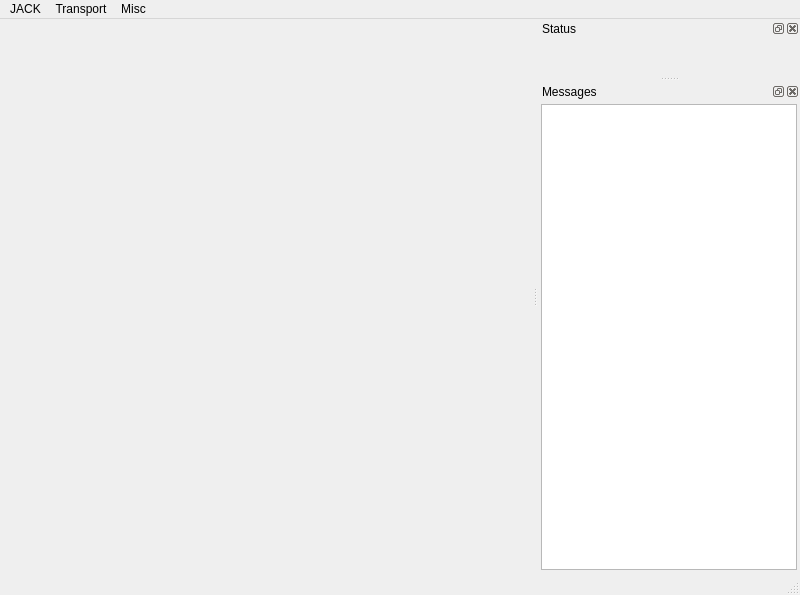
<?xml version="1.0" encoding="UTF-8"?>
<ui version="4.0">
 <class>MainWindow</class>
 <widget class="QMainWindow" name="MainWindow">
  <property name="geometry">
   <rect>
    <x>0</x>
    <y>0</y>
    <width>800</width>
    <height>595</height>
   </rect>
  </property>
  <property name="minimumSize">
   <size>
    <width>600</width>
    <height>400</height>
   </size>
  </property>
  <property name="windowTitle">
   <string>JACK Control</string>
  </property>
  <property name="windowIcon">
   <iconset resource="qjackctl.qrc">
    <normaloff>:/images/qjackctl2.png</normaloff>:/images/qjackctl2.png</iconset>
  </property>
  <widget class="QWidget" name="centralwidget">
   <layout class="QHBoxLayout" name="horizontalLayout">
    <property name="spacing">
     <number>3</number>
    </property>
    <property name="leftMargin">
     <number>3</number>
    </property>
    <property name="topMargin">
     <number>3</number>
    </property>
    <property name="rightMargin">
     <number>3</number>
    </property>
    <property name="bottomMargin">
     <number>3</number>
    </property>
    <item>
     <widget class="ConnectionsWidget" name="connectionsWidget" native="true"/>
    </item>
   </layout>
  </widget>
  <widget class="QStatusBar" name="statusbar"/>
  <widget class="QMenuBar" name="menubar">
   <property name="geometry">
    <rect>
     <x>0</x>
     <y>0</y>
     <width>800</width>
     <height>25</height>
    </rect>
   </property>
   <widget class="QMenu" name="menuMisc">
    <property name="title">
     <string>Misc</string>
    </property>
    <addaction name="actionAbout"/>
   </widget>
   <widget class="QMenu" name="menuTransport">
    <property name="title">
     <string>Transport</string>
    </property>
    <addaction name="actionTransportRewind"/>
    <addaction name="actionTransportBackward"/>
    <addaction name="actionTransportStart"/>
    <addaction name="actionTransportStop"/>
    <addaction name="actionTransportForward"/>
   </widget>
   <widget class="QMenu" name="menuJACK">
    <property name="title">
     <string>JACK</string>
    </property>
    <addaction name="actionStartJackServer"/>
    <addaction name="actionStopJackServer"/>
   </widget>
   <addaction name="menuJACK"/>
   <addaction name="menuTransport"/>
   <addaction name="menuMisc"/>
  </widget>
  <widget class="QDockWidget" name="dockWidgetStatus">
   <property name="windowIcon">
    <iconset resource="qjackctl.qrc">
     <normaloff>:/images/network-server.svg</normaloff>:/images/network-server.svg</iconset>
   </property>
   <property name="windowTitle">
    <string>Status</string>
   </property>
   <attribute name="dockWidgetArea">
    <number>2</number>
   </attribute>
   <widget class="QWidget" name="dockWidgetContents">
    <layout class="QVBoxLayout" name="verticalLayout_3">
     <property name="spacing">
      <number>3</number>
     </property>
     <property name="leftMargin">
      <number>3</number>
     </property>
     <property name="topMargin">
      <number>3</number>
     </property>
     <property name="rightMargin">
      <number>3</number>
     </property>
     <property name="bottomMargin">
      <number>3</number>
     </property>
     <item>
      <widget class="StatusWidget" name="statusWidget" native="true">
       <property name="minimumSize">
        <size>
         <width>0</width>
         <height>0</height>
        </size>
       </property>
       <property name="maximumSize">
        <size>
         <width>16777215</width>
         <height>16777215</height>
        </size>
       </property>
      </widget>
     </item>
    </layout>
   </widget>
  </widget>
  <widget class="QDockWidget" name="dockWidget_2">
   <property name="windowIcon">
    <iconset resource="qjackctl.qrc">
     <normaloff>:/images/messages1.png</normaloff>:/images/messages1.png</iconset>
   </property>
   <property name="windowTitle">
    <string>Messages</string>
   </property>
   <attribute name="dockWidgetArea">
    <number>2</number>
   </attribute>
   <widget class="QWidget" name="dockWidgetContents_3">
    <layout class="QVBoxLayout" name="verticalLayout">
     <property name="spacing">
      <number>3</number>
     </property>
     <property name="leftMargin">
      <number>3</number>
     </property>
     <property name="topMargin">
      <number>3</number>
     </property>
     <property name="rightMargin">
      <number>3</number>
     </property>
     <property name="bottomMargin">
      <number>3</number>
     </property>
     <item>
      <widget class="QTextEdit" name="messagesTextEdit">
       <property name="font">
        <font>
         <family>Ubuntu Mono</family>
        </font>
       </property>
       <property name="readOnly">
        <bool>true</bool>
       </property>
      </widget>
     </item>
    </layout>
   </widget>
  </widget>
  <action name="actionAbout">
   <property name="text">
    <string>About</string>
   </property>
  </action>
  <action name="actionTransportStart">
   <property name="checkable">
    <bool>true</bool>
   </property>
   <property name="icon">
    <iconset resource="qjackctl.qrc">
     <normaloff>:/images/play1.png</normaloff>:/images/play1.png</iconset>
   </property>
   <property name="text">
    <string>Transport Start</string>
   </property>
   <property name="toolTip">
    <string>Transport Start</string>
   </property>
   <property name="statusTip">
    <string>Transport Start</string>
   </property>
   <property name="whatsThis">
    <string>Transport Start</string>
   </property>
  </action>
  <action name="actionTransportStop">
   <property name="checkable">
    <bool>true</bool>
   </property>
   <property name="icon">
    <iconset resource="qjackctl.qrc">
     <normaloff>:/images/pause1.png</normaloff>:/images/pause1.png</iconset>
   </property>
   <property name="text">
    <string>Transport Stop</string>
   </property>
   <property name="toolTip">
    <string>Transport Stop</string>
   </property>
   <property name="statusTip">
    <string>Transport Stop</string>
   </property>
   <property name="whatsThis">
    <string>Transport Stop</string>
   </property>
  </action>
  <action name="actionTransportBackward">
   <property name="checkable">
    <bool>true</bool>
   </property>
   <property name="enabled">
    <bool>false</bool>
   </property>
   <property name="icon">
    <iconset resource="qjackctl.qrc">
     <normaloff>:/images/backward1.png</normaloff>:/images/backward1.png</iconset>
   </property>
   <property name="text">
    <string>Transport Backward</string>
   </property>
   <property name="toolTip">
    <string>Transport Backward</string>
   </property>
   <property name="statusTip">
    <string>Transport Backward</string>
   </property>
   <property name="whatsThis">
    <string>Transport Backward</string>
   </property>
  </action>
  <action name="actionTransportForward">
   <property name="checkable">
    <bool>true</bool>
   </property>
   <property name="enabled">
    <bool>false</bool>
   </property>
   <property name="icon">
    <iconset resource="qjackctl.qrc">
     <normaloff>:/images/forward1.png</normaloff>:/images/forward1.png</iconset>
   </property>
   <property name="text">
    <string>Transport Forward</string>
   </property>
   <property name="toolTip">
    <string>Transport Forward</string>
   </property>
   <property name="statusTip">
    <string>Transport Forward</string>
   </property>
   <property name="whatsThis">
    <string>Transport Forward</string>
   </property>
  </action>
  <action name="actionTransportRewind">
   <property name="checkable">
    <bool>true</bool>
   </property>
   <property name="enabled">
    <bool>false</bool>
   </property>
   <property name="icon">
    <iconset resource="qjackctl.qrc">
     <normaloff>:/images/rewind1.png</normaloff>:/images/rewind1.png</iconset>
   </property>
   <property name="text">
    <string>Transport Rewind</string>
   </property>
   <property name="toolTip">
    <string>Transport Rewind</string>
   </property>
   <property name="statusTip">
    <string>Transport Rewind</string>
   </property>
   <property name="whatsThis">
    <string>Transport Rewind</string>
   </property>
  </action>
  <action name="actionStartJackServer">
   <property name="icon">
    <iconset resource="qjackctl.qrc">
     <normaloff>:/images/start1.png</normaloff>:/images/start1.png</iconset>
   </property>
   <property name="text">
    <string>Start JACK Server</string>
   </property>
   <property name="toolTip">
    <string>Start JACK Server</string>
   </property>
   <property name="statusTip">
    <string>Start JACK Server</string>
   </property>
   <property name="whatsThis">
    <string>Start JACK Server</string>
   </property>
  </action>
  <action name="actionStopJackServer">
   <property name="icon">
    <iconset resource="qjackctl.qrc">
     <normaloff>:/images/stop1.png</normaloff>:/images/stop1.png</iconset>
   </property>
   <property name="text">
    <string>Stop JACK Server</string>
   </property>
   <property name="toolTip">
    <string>Stop JACK Server</string>
   </property>
   <property name="statusTip">
    <string>Stop JACK Server</string>
   </property>
   <property name="whatsThis">
    <string>Stop JACK Server</string>
   </property>
  </action>
 </widget>
 <customwidgets>
  <customwidget>
   <class>StatusWidget</class>
   <extends>QWidget</extends>
   <header>statuswidget.h</header>
   <container>1</container>
  </customwidget>
  <customwidget>
   <class>ConnectionsWidget</class>
   <extends>QWidget</extends>
   <header>connectionswidget.h</header>
   <container>1</container>
  </customwidget>
 </customwidgets>
 <resources>
  <include location="qjackctl.qrc"/>
 </resources>
 <connections/>
</ui>
